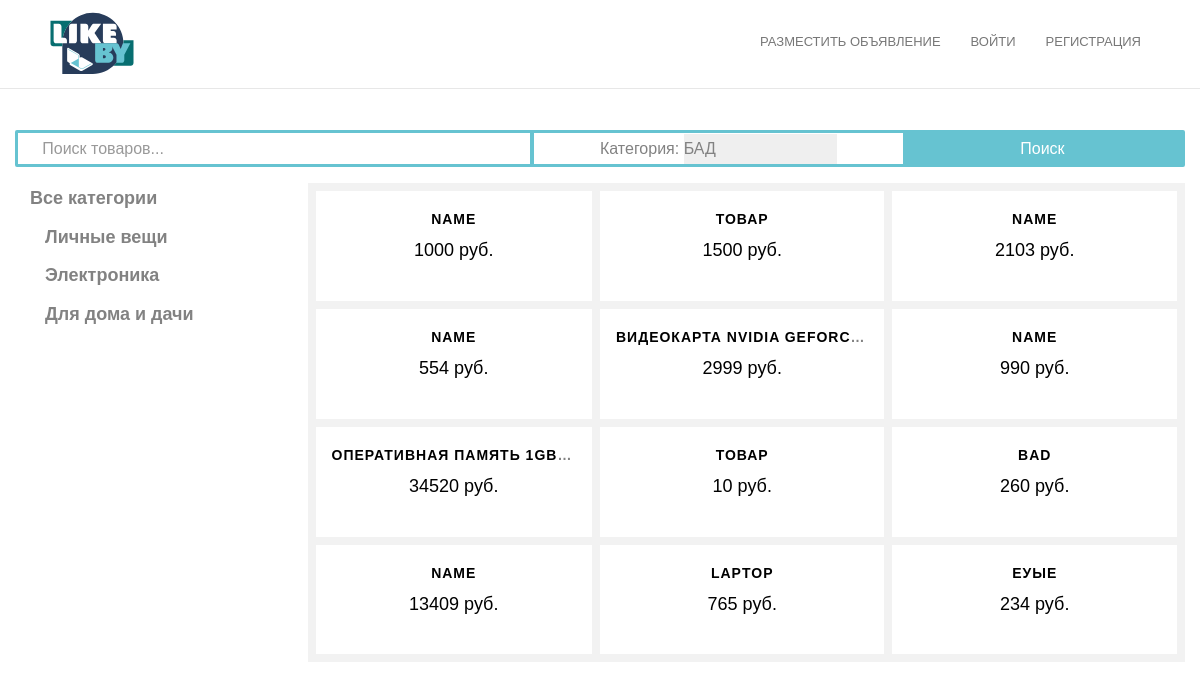
The app's page /, older data.
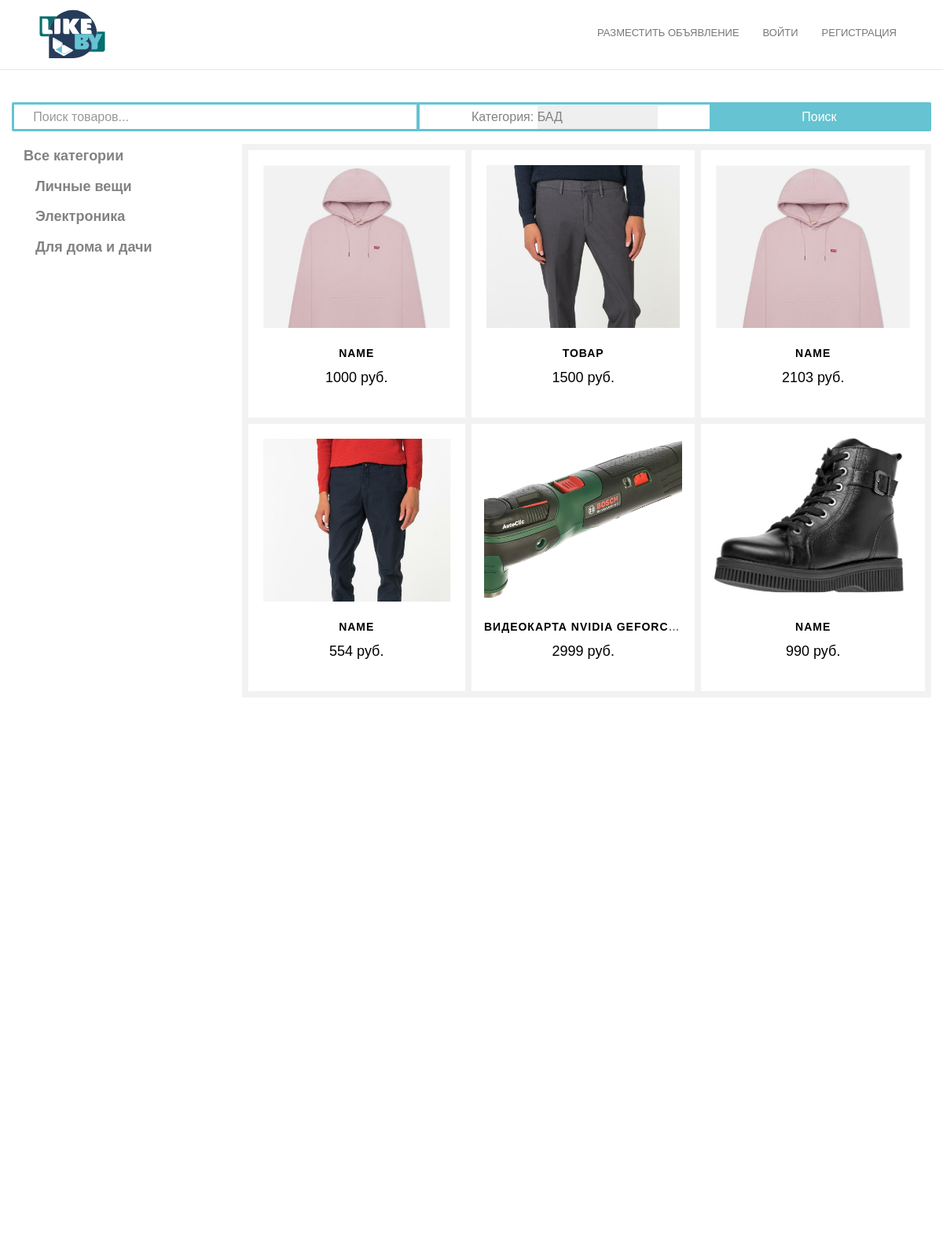
The same page, newer data.
### main_app/main_app/models.py (models this page shows, shortened)
class Category(models.Model):
    name = models.CharField(max_length=100)
    parent = models.ForeignKey('self',  blank=True, null=True, on_delete=models.CASCADE)
    level = models.IntegerField(default=0, db_index=True)
    def __str__(self):
        return self.name
    class Meta:
        verbose_name = 'Категория'
        verbose_name_plural = 'категории'

class Item(models.Model):
    user = models.ForeignKey(settings.AUTH_USER_MODEL,
                             on_delete=models.CASCADE, verbose_name='user', default='1')
    name = models.CharField('name', max_length=30)
    text = models.TextField('text', max_length=320)
    price = models.CharField('price', max_length=10)
    status = models.CharField('status', blank=True, null=True, max_length=15)
    category = models.ForeignKey(Category, null=True, on_delete=models.SET_NULL)
    address = models.TextField('address', max_length=320, null=True, blank=True,)
    class Meta:
        verbose_name = 'Товар'
        verbose_name_plural = 'Товары'

class Image(models.Model):
    image = models.FileField(upload_to='images', verbose_name='image')
    item = models.ForeignKey(Item, related_name='images', on_delete=models.CASCADE)
    main_img = models.CharField('main_img', blank=True, null=True, max_length=2)

### main_app/main_app/views.py (the view)
# urls.py: path('', Index.as_view(), name='index'),
@csrf_exempt
def index(request):
    if request.method == 'POST':
        cat_1 = Category.objects.filter(level=0)
        if request.POST.get('form_type') == 'login_form':
            login_form = main_app.main_app.forms.LoginForm(request.POST)
            if login_form.is_valid():
                login = request.POST.get('login', None)
                pwd = request.POST.get('pwd', None)
                user = authenticate(username=login, password=pwd)
                if user is not None:
                    if user.is_active:
                        django.contrib.auth.login(request, user)
                        return HttpResponseRedirect("/")
                    else:
                        return HttpResponse("disabled account")
                else:
                    return HttpResponse("user none")
            else:
                return HttpResponse("Invalid data form")
        if request.POST.get('form_type') == 'search_form':
            search_form = main_app.main_app.forms.SearchForm(request.POST)
            if search_form.is_valid():
                search_text = request.POST.get('search_text')
                category = request.POST.get('category')
                item_all = list()
                item_search = Item.objects.all()
                for i in item_search:
                    if (search_text.upper().lower() in i.name.upper().lower()) and (i.category_id == int(category)):
                        if i.category_id == int(category):
                            item_all.append(i)
                image_all = Image.objects.all()
                user_all = User.objects.all()
                template = loader.get_template('../templates/main_app/index.html')
                return HttpResponse(template.render(locals()))
            else:
                print(search_form.errors)
                return HttpResponse("Invalid form")
    else:
        image_all = Image.objects.all()
        item_all = Item.objects.all()
        login_form = main_app.main_app.forms.LoginForm()
        search_form = main_app.main_app.forms.SearchForm()
        cat_1 = Category.objects.filter(level=0)
        return render(request, '../templates/main_app/index.html',
                      {'login_form': login_form, 'search_form': search_form, 'item_all': item_all,
                       'image_all': image_all, 'cat_1': cat_1})

### main_app/main_app/forms.py
class LoginForm(forms.Form):
    login = forms.CharField(label='login')
    pwd = forms.CharField(label='pwd')

class SearchForm(forms.Form):
    search_text = forms.CharField(label='search_text', required=False)
    category = forms.ModelChoiceField(queryset=Category.objects.filter(level=2),
                                      initial=0)

### templates/main_app/index.html (shortened to what this page needs)
{% extends 'main_app/base.html' %}
{% load static %}
{% block content %}
    <div id="fh5co-product" xmlns="http://www.w3.org/1999/html">
        <div class="container">
            <div class="row animate-box">
                <section class="col-md-12 text-center fh5co-heading search_section" style="margin-bottom: 1em; padding: 0">
                    <form method="post" enctype="multipart/form-data" id="SearchForm">
                        <div class="search_inline">
                            <div class="form-group reg-form-group row search_main  ">
                                <input class="" type="search" id="search_text" name="search_text"
                                       placeholder="     Поиск товаров...">
                            </div>
                            <div class="form-group reg-form-group row search_form_cat search_form_cat_top">
                                <label for="search_form" class="">Категория:</label>
                                {{ search_form.category }}
                            </div>
                            <div class=" form-group fh5co-heading btn_search_form btn_search_form_media btn_search_index">
                                <input class="" type="submit" value="Поиск">
                            </div>
                        </div>
                    </form>
                </section>
            </div>
        </div>
    </div>
    <div class="container">
        <div class="row">
            {% if cat_1  %}
                <div class="col-md-3 home_category">
                    <p class="main_cat_text"><a href="{% url 'home' %}">Все категории</a></p>
                    <ul class="cat_tree_first">
                    {% for cat1 in cat_1 %}
                        <li class="li_first_cat"><a href="{% url 'show_second_cat' cat1.id %}">{{ cat1.name }}</a></li>
                    {% endfor %}
                    </ul>
                </div>
            {% endif %}
            <div class="col-md-9 items_small_container">
                <div class="row">
                    {% if not item_all %}
                        <h3>По вашему запросу ничего не найдено</h3>
                    {% else %}
                    {% for i in item_all %}
                    <div class="col-md-4 col-xs-6 text-center animate-box product_card">
                        <div class="product">
                            <div class="">  {% comment %}owl-carousel owl-carousel-fullwidth product-carousel{% endcomment %}
                                {% for im in image_all %}
                                    {% if im.item_id == i.id %}
                                        {% if im.main_img != null  %}
                                        <div class="item">
                                            <a href="{% url 'single' i.id %}">
                                             <div class="product-grid" style="background-image:url({{ MEDIA_URL }}{{ im.image.url }});"></div>
                                            </a>
                                        </div>
                                        {% endif %}
                                    {% endif %}
                                {% endfor %}
                            </div>
                            <div class="desc">
                                <h3><a href='{% url 'single' i.id %}'>{{ i.name }}</a></h3>
                                <h4>{{ i.price }} руб.</h4>
                            </div>
                        </div>
                    </div>
                    {% endfor %}
                    {% endif %}
                </div>
            </div>
        </div>
    </div>
{% endblock %}

### templates/main_app/base.html (shortened to what this page needs)
<!DOCTYPE HTML>
<html>
	<head>
	<link rel="stylesheet" href="../../static/main_app/css/animate.css">
	<link rel="stylesheet" href="../../static/main_app/css/icomoon.css">
	<link rel="stylesheet" href="../../static/main_app/css/bootstrap.css">
	<link rel="stylesheet" href="../../static/main_app/css/flexslider.css">
	<link rel="stylesheet" href="../../static/main_app/css/owl.carousel.min.css">
	<link rel="stylesheet" href="../../static/main_app/css/owl.theme.default.min.css">
    <link rel="stylesheet" href="../../static/main_app/css/simple-adaptive-slider.min.css">
	<link rel="stylesheet" href="../../static/main_app/css/style.css">
	</head>
	<body>
    <nav id="nav_hidden" class="navbar navbar-default fh5co-nav navbar-fixed-top" role="navigation">
        <div class="container">
          <div class="navbar-header">
             <div id="fh5co-logo"><a href="{% url 'home' %}"><img src="../../static/main_app/images/Logo_LB_1.svg"></a></div>
          </div>
          <div class="collapse navbar-collapse menu-1" id="bs-example-navbar-collapse-1">
            <ul class="nav navbar-nav navbar-right ul_li_cursor">
                {% if  request.user.is_authenticated %}
                {% else %}
                    <li><a data-toggle="modal" data-target="#loginModal">Разместить объявление</a></li>
                {% endif %}
                {% if request.user.is_authenticated %}
                    <li><a href="{% url 'logout' %}">Выйти</a></li>
                {% else %}
                    <li data-toggle="modal" data-target="#loginModal"><a>Войти</a></li>
                    <li class="reg"><a href="{% url 'reg' %}" class="menu">Регистрация</a></li>
                {% endif %}
            </ul>
          </div>
        </div>
    </nav>
        {% block content %}{% endblock %}
	</body>
</html>

### static/main_app/css/style.css (style rules this page uses)
body { font-family: Arial, "Helvetica Neue", Helvetica, sans-serif; font-weight: 300; font-size: 16px; line-height: 1.7; color: #828282; background: #fff; }
a { color: #66c3d1; -webkit-transition: 0.5s; -o-transition: 0.5s; transition: 0.5s; }
p { margin-bottom: 20px; }
h1, h2, h3, h4, h5, h6, figure { color: #000; font-family: "Montserrat", Arial, sans-serif; font-weight: 400; margin: 0 0 20px 0; }
.fh5co-nav { background: #fff; }
.fh5co-nav #fh5co-logo { font-size: 20px; margin-top: 5px; margin-bottom: 5px; text-transform: uppercase; font-weight: bold; font-family: "Montserrat", Arial, sans-serif; }
.fh5co-nav a { padding: 5px 10px; color: #000; }
.fh5co-nav #fh5co-logo a img { height: 78px; }
.fh5co-nav ul { padding: 0; margin: 14px; }
.fh5co-nav ul li { list-style: none; display: inline-block; font-family: "Montserrat", Arial, sans-serif; }
.fh5co-nav ul li a { font-size: 13px; text-transform: uppercase; color: rgba(0, 0, 0, 0.5); -webkit-transition: 0.5s; -o-transition: 0.5s; transition: 0.5s; }
#fh5co-product { margin-top: 7em; }
#fh5co-services, #fh5co-started, #fh5co-testimonial, #fh5co-started, #fh5co-product, #fh5co-about, #fh5co-contact, #fh5co-footer { padding: 18px 0 0 0; clear: both; }
.product { margin-bottom: 40px; }
.product .product-grid { background-size: cover; background-position: top center; background-repeat: no-repeat; position: relative; height: 210px; margin-bottom: 20px; -webkit-transition: 0.3s; -o-transition: 0.3s; transition: 0.3s; }
.product .desc h3 { font-size: 14px; letter-spacing: 1px; text-transform: uppercase; margin-bottom: 10px; font-weight: bold; line-height: 24px; overflow: hidden; white-space: nowrap; text-overflow: ellipsis; }
.product .desc h3 a { color: #000; }
.product .desc h4 { margin-bottom: 10px; }
.fh5co-heading { margin-bottom: 5em; }
.js .animate-box { opacity: 0; }
@media screen and (min-width: 769px ) { .search_inline { display: flex; justify-content: space-between; background-color: #66c3d1; align-items: center; border: 3px solid #66c3d1; border-radius: 2px; } }
@media screen and (min-width: 769px ) { .search_inline .form-group { margin: 0; } }
@media screen and (min-width: 769px ) { .search_inline .form-group label { margin-bottom: 0; padding: 2px 0px; } }
@media screen and (min-width: 769px ) { .search_main { width: 55%; } }
@media screen and (min-width: 769px ) { .search_main input { border: 0; width: 100%; padding: 2px; outline: none; } }
@media screen and (min-width: 769px ) { .btn_search_form input { border: 0; background-color: #66c3d1; color: white; } }
@media screen and (min-width: 769px ) { .search_form_cat { background-color: white; min-width: 271px; border: solid #66c3d1; border-width: 0px 0px 0px 4px; width: 40%; } }
.product_card { padding: 1em 1em 0 1em; border-right: 8px solid #F2F2F2; border-left: 8px solid #F2F2F2; border-bottom: 8px solid #F2F2F2; }
@media screen and (min-width: 992px) { .product_card:nth-child(1), .product_card:nth-child(2), .product_card:nth-child(3) { border-top: 8px solid #F2F2F2; } }
@media screen and (min-width: 992px) { .product_card:nth-child(3n+3) { border-left: 0; } }
@media screen and (min-width: 992px) { .product_card:nth-child(3n+2) { border-left: 0; } }
.reg-form-group { margin-top: 15px; outline: 0; }
.btn_search_index { width: 100%; }
.cat_tree_first { padding: 0; margin-left: 15px; }
.cat_tree_first li { list-style: none; margin-top: 0.5em; }
.cat_tree_first li a { font-weight: 600; font-size: 18px; line-height: 1.7; color: #828282; }
.main_cat_text { margin: 0; }
.main_cat_text a { font-weight: 600; font-size: 18px; line-height: 1.7; color: #828282; }
.reg-form-group select { outline: 0; height: 30px; border: 1px #B8B8B8 solid; min-width: 100px; font-family: Arial, "Helvetica Neue", Helvetica, sans-serif; }
label { font-weight: 300; }
.search_form_cat_top select { border: 0; -webkit-appearance: none; -moz-appearance: none; appearance: none; }
.ul_li_cursor a { cursor: pointer !important; }
.project-text h2,h3,p { font-family: Arial, "Helvetica Neue", Helvetica, sans-serif; font-weight: 300; font-size: 16px; line-height: 1.1; color: #828282; }
@media screen and (min-width: 992px) { .btn_search_index { width: 30%; } }

Row changes from the older to the newer data that the page shows:
no longer on this page (row unchanged): Item: name "ОПЕРАТИВНАЯ ПАМЯТЬ 1GB…", price "34520"
no longer on this page (row unchanged): Item: name "ТОВАР", price "10"
no longer on this page (row unchanged): Item: name "BAD", price "260"
no longer on this page (row unchanged): Item: name "NAME", price "13409"
no longer on this page (row unchanged): Item: name "LAPTOP", price "765"
removed Item: name "ЕУЫЕ", price "234"
changed Item (number 1 of 6 on the later page): gains Image (image (picture))
changed Item "ТОВАР": gains Image (image (picture))
changed Item (number 3 of 6 on the later page): gains Image (image (picture))
changed Item (number 4 of 6 on the later page): gains Image (image (picture))
changed Item "ВИДЕОКАРТА NVIDIA GEFORC…": gains Image (image (picture))
changed Item (number 6 of 6 on the later page): gains Image (image (picture))
